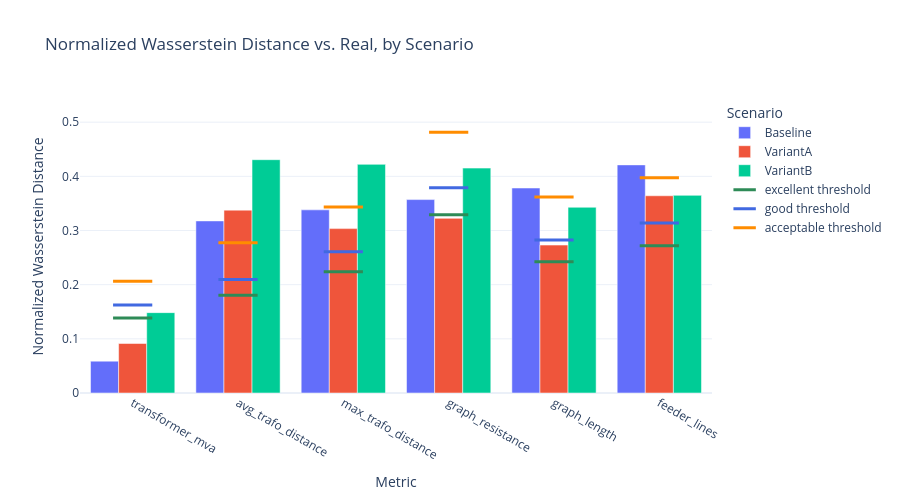

The notebook cell saved with this chart:
### Code cell
fig = build_scenario_wasserstein_bar_figure(scenario_wasserstein)
fig.show()

### Figure 1 — Plotly figure (JSON) as saved in the notebook; plotly's stock layout.template omitted (floating-point values rounded to 4 significant figures)
{"data": [{"alignmentgroup": "True", "hovertemplate": "Scenario=Baseline<br>Metric=%{x}<br>Normalized Wasserstein Distance=%{y}<extra></extra>", "legendgroup": "Baseline", "marker": {"color": "#636efa", "pattern": {"shape": ""}}, "name": "Baseline", "offsetgroup": "Baseline", "orientation": "v", "showlegend": true, "textposition": "auto", "type": "bar", "x": ["transformer_mva", "avg_trafo_distance", "max_trafo_distance", "graph_resistance", "graph_length", "feeder_lines"], "xaxis": "x", "y": [0.0587, 0.3177, 0.3381, 0.3571, 0.3785, 0.4212], "yaxis": "y"}, {"alignmentgroup": "True", "hovertemplate": "Scenario=VariantA<br>Metric=%{x}<br>Normalized Wasserstein Distance=%{y}<extra></extra>", "legendgroup": "VariantA", "marker": {"color": "#EF553B", "pattern": {"shape": ""}}, "name": "VariantA", "offsetgroup": "VariantA", "orientation": "v", "showlegend": true, "textposition": "auto", "type": "bar", "x": ["transformer_mva", "graph_length", "max_trafo_distance", "graph_resistance", "avg_trafo_distance", "feeder_lines"], "xaxis": "x", "y": [0.0914, 0.2731, 0.3035, 0.3224, 0.3376, 0.3641], "yaxis": "y"}, {"alignmentgroup": "True", "hovertemplate": "Scenario=VariantB<br>Metric=%{x}<br>Normalized Wasserstein Distance=%{y}<extra></extra>", "legendgroup": "VariantB", "marker": {"color": "#00cc96", "pattern": {"shape": ""}}, "name": "VariantB", "offsetgroup": "VariantB", "orientation": "v", "showlegend": true, "textposition": "auto", "type": "bar", "x": ["transformer_mva", "graph_length", "feeder_lines", "graph_resistance", "max_trafo_distance", "avg_trafo_distance"], "xaxis": "x", "y": [0.1484, 0.3429, 0.3649, 0.4152, 0.4221, 0.4308], "yaxis": "y"}, {"hovertemplate": "excellent: %{y:.4f}<extra></extra>", "marker": {"line": {"color": "seagreen", "width": 3}, "size": 28, "symbol": "line-ew"}, "mode": "markers", "name": "excellent threshold", "type": "scatter", "x": ["transformer_mva", "avg_trafo_distance", "max_trafo_distance", "graph_resistance", "graph_length", "feeder_lines"], "y": [0.1383, 0.1803, 0.224, 0.3289, 0.2423, 0.272]}, {"hovertemplate": "good: %{y:.4f}<extra></extra>", "marker": {"line": {"color": "royalblue", "width": 3}, "size": 28, "symbol": "line-ew"}, "mode": "markers", "name": "good threshold", "type": "scatter", "x": ["transformer_mva", "avg_trafo_distance", "max_trafo_distance", "graph_resistance", "graph_length", "feeder_lines"], "y": [0.1624, 0.2097, 0.2608, 0.379, 0.2824, 0.314]}, {"hovertemplate": "acceptable: %{y:.4f}<extra></extra>", "marker": {"line": {"color": "darkorange", "width": 3}, "size": 28, "symbol": "line-ew"}, "mode": "markers", "name": "acceptable threshold", "type": "scatter", "x": ["transformer_mva", "avg_trafo_distance", "max_trafo_distance", "graph_resistance", "graph_length", "feeder_lines"], "y": [0.2061, 0.2774, 0.3433, 0.4816, 0.3618, 0.3975]}], "layout": {"barmode": "group", "height": 500, "legend": {"title": {"text": "Scenario"}, "tracegroupgap": 0}, "title": {"text": "Normalized Wasserstein Distance vs. Real, by Scenario"}, "xaxis": {"anchor": "y", "domain": [0, 1], "title": {"text": "Metric"}}, "yaxis": {"anchor": "x", "domain": [0, 1], "title": {"text": "Normalized Wasserstein Distance"}}}}
